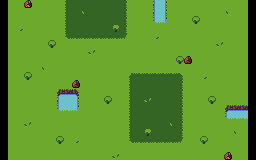

A level layout from a 2D game, rendered from its tile map. Below: a short description, then the map file with tile-grid data replaced by summaries:
An orthogonal 32x20 tile map with 8x8 px tiles, 6 tile layers (Accessible Ground, Water, Ground Connections, Mountains, ...), 1 hidden layer not drawn.

<map version="1.2" tiledversion="1.2.1" orientation="orthogonal" renderorder="right-down" width="32" height="20" tilewidth="8" tileheight="8" infinite="0" nextlayerid="30" nextobjectid="3">
 <tileset firstgid="1" source="world.tsx" />
 <layer id="21" name="Accessible Ground" width="32" height="20">
  <data>[640 cells, 600 non-empty, 7 distinct tile ids]</data>
 </layer>
 <layer id="22" name="Water" width="32" height="20">
  <data>[640 cells, 21 non-empty, 1 distinct tile ids]</data>
 </layer>
 <layer id="23" name="Ground Connections" width="32" height="20">
  <data>[640 cells, 65 non-empty, 17 distinct tile ids]</data>
 </layer>
 <layer id="29" name="Mountains" width="32" height="20">
  <data>[640 cells, 0 non-empty, 0 distinct tile ids]</data>
 </layer>
 <layer id="25" name="Walls" width="32" height="20" visible="0">
  <data>[640 cells, 0 non-empty, 0 distinct tile ids]</data>
 </layer>
 <layer id="26" name="Buildings" width="32" height="20">
  <data>[640 cells, 4 non-empty, 2 distinct tile ids]</data>
 </layer>
 <layer id="27" name="Trees" width="32" height="20">
  <data>[640 cells, 10 non-empty, 1 distinct tile ids]</data>
 </layer>
</map>
